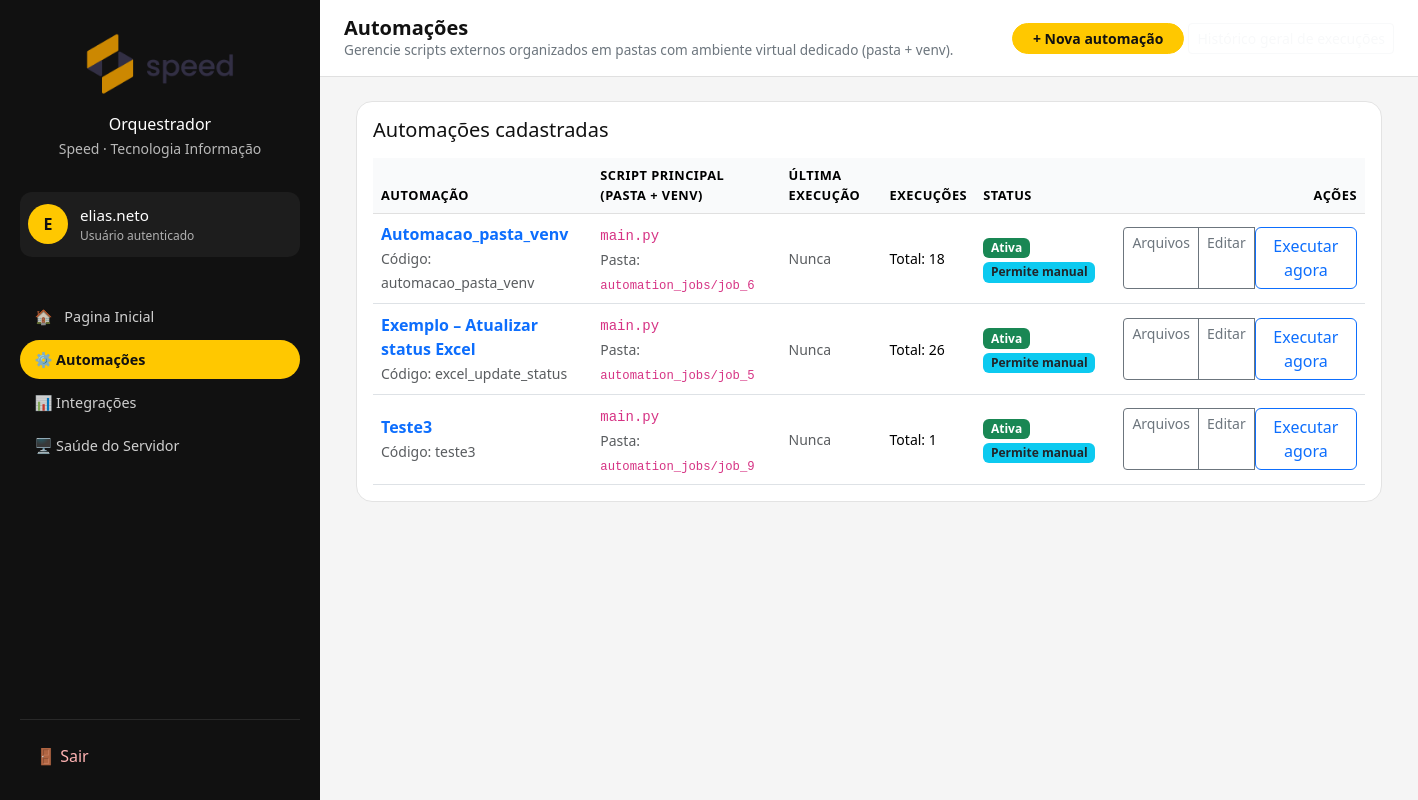
Page /automation/ (signed in) on the earlier database version.
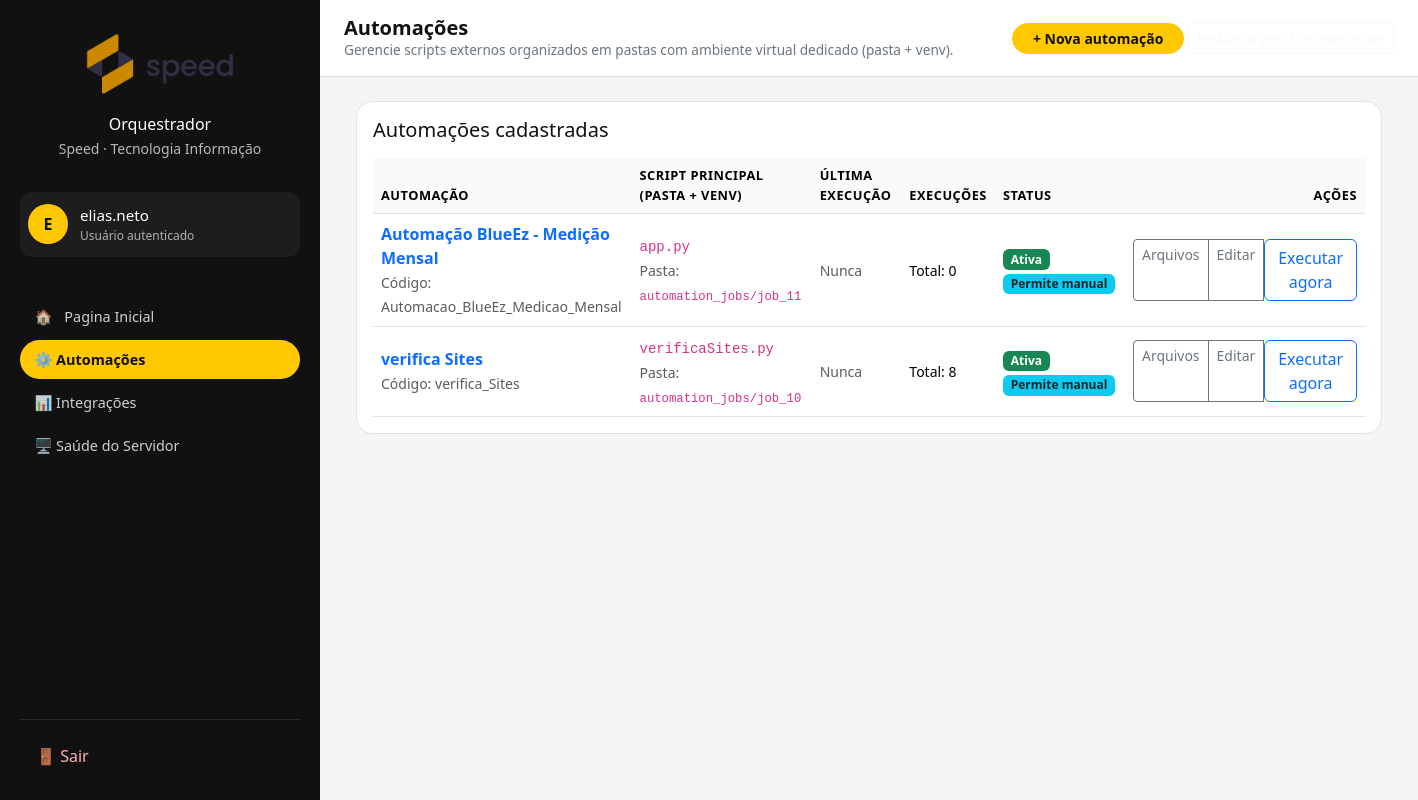
Same page on the later database version.
### automation/models.py (models this page shows, shortened)
class AutomationJob(models.Model):
    class ScheduleType(models.TextChoices):
        ONCE        = "once",        "Pontual"
        DAILY       = "daily",       "Diário"
        MULTI_DAILY = "multi_daily", "Diário – vários horários"
        INTERVAL    = "interval",    "A cada N minutos"
    class Sector(models.TextChoices):
        GERAL = "geral", "Geral"
        FINANCEIRO = "financeiro", "Financeiro"
        COMERCIAL = "comercial", "Comercial"
        TI = "ti", "TI"
    name = models.CharField("Nome da automação", max_length=200)
    description = models.TextField(
        "Descrição",
        blank=True,
        help_text="Explicação rápida do que essa automação faz (aparece só na interface).",
    )
    code = models.SlugField(
        "Código interno",
        max_length=100,
        unique=True,
        help_text="Identificador curto, sem espaços. Ex: robo_ixc_login_cliente",
    )
    sector = models.CharField(
       "Setor",
        max_length=50,
        choices=Sector.choices,
        default=Sector.GERAL,
        help_text="Setor responsável pela automação (usado para filtros futuros).",
    )
    external_main_script = models.CharField(
        "Arquivo principal (Python)",
        max_length=200,
        default="main.py",
        help_text="Ex: main.py, app.py – arquivo dentro da pasta da automação.",
    )
    is_active = models.BooleanField("Ativa", default=True)
    allow_manual = models.BooleanField("Permite disparo manual", default=True)
    schedule_type = models.CharField(
        "Tipo de agendamento",
        max_length=20,
        choices=ScheduleType.choices,
        default=ScheduleType.ONCE,
    )
    one_off_run_at = models.DateTimeField(
        "Data/hora (pontual)",
        null=True,
        blank=True,
    )
    daily_time = models.TimeField(
        "Horário diário",
        null=True,
        blank=True,
    )
    multi_daily_times = models.CharField(
        "Horários diários (lista)",
        max_length=200,
        blank=True,
        help_text="Horários HH:MM separados por vírgula. Ex.: 08:00, 13:00, 18:00",
    )
    interval_minutes = models.PositiveIntegerField(
        "Intervalo (minutos)",
        null=True,
        blank=True,
        help_text="Usado quando o agendamento for 'a cada N minutos'.",
    )
    next_run_at = models.DateTimeField(
        "Próxima execução",
        null=True,
        blank=True,
    )
    created_at = models.DateTimeField("Criado em", auto_now_add=True)
    updated_at = models.DateTimeField("Atualizado em", auto_now=True)
    class Meta:
        ordering = ["name"]
        verbose_name = "Automação"
        verbose_name_plural = "Automações"
    @property
    def has_running(self) -> bool:
        value = getattr(self, "runs_running", None)
        if value is not None:
            return value > 0
        from .models import AutomationRun  # evita import circular
        return self.runs.filter(status=AutomationRun.Status.RUNNING).exists()

### automation/views.py (the view)
# urls.py: path("", AutomationJobListView.as_view(), name="job_list"),
class AutomationJobListView(LoginRequiredMixin, ListView):
    model = AutomationJob
    template_name = "automation/job_list.html"  # 👈 ESSENCIAL
    context_object_name = "jobs"
    def get_queryset(self):
        return (
            AutomationJob.objects
            .annotate(runs_total=Count("runs"))
            .order_by("name")
        )

### automation/templates/automation/job_list.html (shortened to what this page needs)
{% extends "base.html" %}
{% block header_title %}Automações{% endblock %}
{% block header_subtitle %}
Gerencie scripts externos organizados em pastas com ambiente virtual dedicado (pasta + venv).
{% endblock %}
{% block header_actions %}
<a href="{% url 'automation:job_create' %}" class="btn btn-accent btn-sm">
    + Nova automação
</a>
<a href="{% url 'automation:run_list' %}" class="btn btn-outline-light btn-sm">
</a>
{% endblock %}
{% block content %}
<div class="container-fluid">
    <div class="card module-card">
        <div class="card-body">
            <h5 class="card-title mb-3">Automações cadastradas</h5>
            {% if jobs %}
                <div class="table-responsive">
                    <table class="table table-clean align-middle mb-0">
                        <thead>
                            <tr>
                                <th>Automação</th>
                                <th>Script principal (pasta + venv)</th>
                                <th>Última execução</th>
                                <th>Execuções</th>
                                <th>Status</th>
                                <th class="text-end">Ações</th>
                            </tr>
                        </thead>
                        <tbody>
                            {% for job in jobs %}
                                <tr>
                                    <td>
                                        <a href="{% url 'automation:job_runs' job.pk %}"
                                           class="text-decoration-none">
                                            <strong>{{ job.name }}</strong>
                                        </a><br>
                                        <small class="text-muted">
                                            Código: {{ job.code }}
                                        </small>
                                    </td>
                                    <td>
                                        <code>{{ job.external_main_script|default:"main.py" }}</code><br>
                                        <small class="text-muted">
                                            Pasta: <code>automation_jobs/job_{{ job.id }}</code>
                                        </small>
                                    </td>
                                    <td>
                                        {% if job.last_run_at %}
                                            <small>
                                                {{ job.last_run_at|date:"d/m/Y H:i" }}
                                            </small>
                                        {% else %}
                                            <small class="text-muted">Nunca</small>
                                        {% endif %}
                                    </td>
                                    <td>
                                        <small>
                                            Total: {{ job.runs_total|default:"0" }}
                                        </small>
                                    </td>
                                <td>
                                    {% if job.is_active %}
                                        <span class="badge bg-success">Ativa</span>
                                    {% else %}
                                        <span class="badge bg-secondary">Inativa</span>
                                    {% endif %}
                                    {% if job.allow_manual %}
                                        <span class="badge bg-info text-dark">Permite manual</span>
                                    {% endif %}
                                </td>
                                <td class="text-end">
                                    <div class="btn-group btn-group-sm" role="group">
                                        <a href="{% url 'automation:job_files' job.pk %}"
                                        class="btn btn-outline-secondary">
                                            Arquivos
                                        </a>
                                        <a href="{% url 'automation:job_update' job.pk %}"
                                        class="btn btn-outline-secondary">
                                            Editar
                                        </a>
                                        {% if job.allow_manual %}
                                            {% if job.has_running %}
                                                <form method="post"
                                                    action="{% url 'automation:job_stop' job.pk %}"
                                                    class="d-inline">
                                                    {% csrf_token %}
                                                    <button type="submit"
                                                            class="btn btn-outline-danger">
                                                        Parar execução
                                                    </button>
                                                </form>
                                            {% else %}
                                                {% if job.is_active %}
                                                    <form method="post"
                                                        action="{% url 'automation:job_run_now' job.pk %}"
                                                        class="d-inline">
                                                        <button type="submit"
                                                                class="btn btn-outline-primary">
                                                            Executar agora
                                                        </button>
                                                    </form>
                                                {% else %}
                                                    <button class="btn btn-outline-secondary"
                                                            disabled
                                                            title="Automação inativa. Ative para executar.">
                                                        Executar (inativa)
                                                    </button>
                                                {% endif %}
                                            {% endif %}
                                        {% endif %}
                                    </div>
                                </td>
                                </tr>
                            {% endfor %}
                        </tbody>
                    </table>
                </div>
            {% else %}
                <p class="text-muted mb-0">
                    Nenhuma automação cadastrada ainda.
                    Clique em <strong>+ Nova automação</strong> para começar.
                </p>
            {% endif %}
        </div>
    </div>
</div>
{% endblock %}

### templates/base.html (shortened to what this page needs)
{% load static %}
<!DOCTYPE html>
<html lang="pt-br">
<head>
    <link
        href="https://cdn.jsdelivr.net/npm/bootstrap@5.3.3/dist/css/bootstrap.min.css"
        rel="stylesheet"
    />
</head>
<body>
<div class="app-wrapper">
    <aside class="sidebar">
        <div class="sidebar-brand">
            <div class="sidebar-logo">
                <img src="{% static 'img/Speed_v02-02.png' %}" alt="Orquestrador" style="max-width: 100%; max-height: 100%;">
            </div>
            <div>
                <a class="nav-link active" href="{% url 'core:home' %}">
                <p class="sidebar-brand-title mb-0">Orquestrador</p>
                <small style="opacity: 0.7;">Speed · Tecnologia Informação</small>
                </a>
            </div>
        </div>
        <div class="sidebar-user">
            <div class="sidebar-avatar">
                {% if request.user.is_authenticated %}
                    {{ request.user.username|first|upper }}
                {% else %}
                    ?
                {% endif %}
            </div>
            <div>
                <p class="sidebar-user-name">
                    {% if request.user.is_authenticated %}
                        {{ request.user.get_full_name|default:request.user.username }}
                    {% else %}
                        Visitante
                    {% endif %}
                </p>
                <p class="sidebar-user-role mb-0">
                    {% if request.user.is_authenticated %}
                        Usuário autenticado
                    {% else %}
                        Não autenticado
                    {% endif %}
                </p>
            </div>
        </div>
        <nav class="sidebar-nav">
            {% with url_name=request.resolver_match.url_name app_name=request.resolver_match.app_name %}
            <ul class="nav flex-column">
                <li class="nav-item">
                    <a
                        class="nav-link {% if app_name == 'core' and url_name == 'home' %}active{% endif %}"
                        href="{% url 'core:home' %}"
                    >
                        <span class="me-1">🏠</span>
                        Pagina Inicial
                    </a>
                </li>
                <li class="nav-item">
                    <a
                        class="nav-link {% if app_name == 'automation' %}active{% endif %}"
                        href="{% url 'automation:job_list' %}"
                    >
                        ⚙️ Automações
                    </a>
                </li>
                <li class="nav-item">
                    <a
                        class="nav-link {% if app_name == 'integrations' %}active{% endif %}"
                        href="#"
                    >
                        📊 Integrações
                    </a>
                </li>
                <li class="nav-item">
                    <a
                        class="nav-link {% if app_name == 'monitorServer' and url_name == 'system_health' %}active{% endif %}"
                        href="{% url 'monitorServer:system_health' %}"
                    >
                        🖥️ Saúde do Servidor
                    </a>
                </li>
            </ul>
            {% endwith %}
        </nav>
        <div class="sidebar-footer">
            <ul class="nav flex-column">
                {% if request.user.is_authenticated %}
                    <li class="nav-item">
                        <a class="nav-link" href="{% url 'accounts:logout' %}">
                            🚪 Sair
                        </a>
                    </li>
                {% else %}
                    <li class="nav-item">
                        <a class="nav-link" href="{% url 'accounts:login' %}">
                            🔐 Entrar
                        </a>
                    </li>
                {% endif %}
            </ul>
        </div>
    </aside>
    <div class="main-content">
        <header class="main-header">
            <div>
                <h1 class="main-header-title">
                    {% block header_title %}Dashboard{% endblock %}
                </h1>
                <p class="main-header-subtitle">
                    {% block header_subtitle %}Visão geral dos módulos do Orquestrador.{% endblock %}
                </p>
            </div>
            <div>
                {% block header_actions %}{% endblock %}
            </div>
        </header>
        <main class="content-wrapper">
            {% block content %}{% endblock %}
        </main>
    </div>
</div>
</body>
</html>

Differences in the rows shown:
removed AutomationJob: name "Automacao_pasta_venv", code "automacao_pasta_venv", external_main_script "main.py", id "6", runs_total "18", is_active "Ativa", allow_manual "Permite manual"
removed AutomationJob: name "Exemplo – Atualizar status Excel", code "excel_update_status", external_main_script "main.py", id "5", runs_total "26", is_active "Ativa", allow_manual "Permite manual"
removed AutomationJob: name "Teste3", code "teste3", external_main_script "main.py", id "9", runs_total "1", is_active "Ativa", allow_manual "Permite manual"
added AutomationJob: name "Automação BlueEz - Medição Mensal", code "Automacao_BlueEz_Medicao_Mensal", external_main_script "app.py", id "11", runs_total "0", is_active "Ativa", allow_manual "Permite manual"
added AutomationJob: name "verifica Sites", code "verifica_Sites", external_main_script "verificaSites.py", id "10", runs_total "8", is_active "Ativa", allow_manual "Permite manual"
